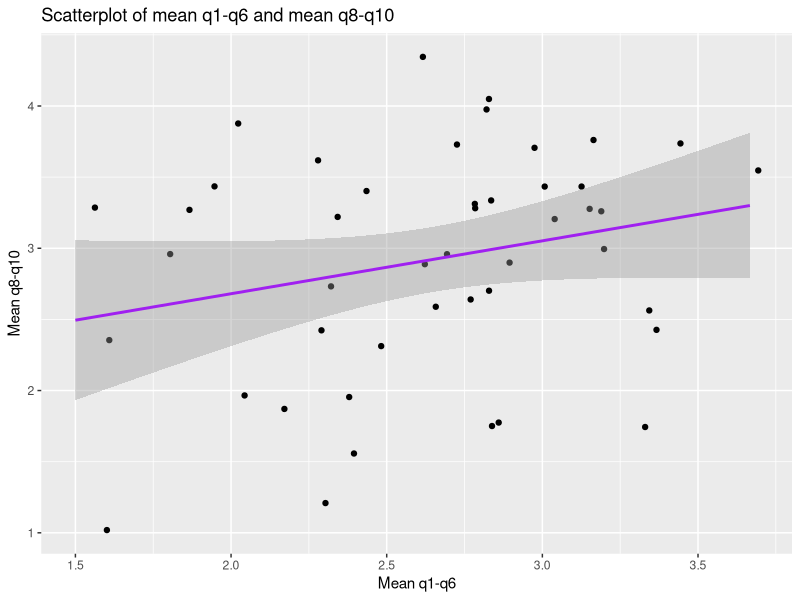

Recreate this plot in R.
## ---- chunk 1
setwd(dirname(rstudioapi::getActiveDocumentContext()$path))
library(tidyverse)
## ---- chunk 2
week8_tbl <-  read.csv(file = "data/week3.csv") |>
  mutate(timeStart = ymd_hms(timeStart),
         timeEnd = ymd_hms(timeStart),
         gender = factor(gender, levels=c("M","F"),
                         labels = c("Male","Female")),
         condition=factor(condition, levels=c("A", "B", "C"),
                           labels=c("Block A", "Block B", "Control")),
         q5= 6 - q5) |> 
  dplyr::filter(q6 == 1)
## ---- chunk 3
week8_tbl %>% select(q1:q6)
(week8_tbl <-  week8_tbl %>% 
  mutate(mean_q1_q6 = rowMeans(select(., q1:q6)),
         mean_q8_q10 = rowMeans(select(., q8:q10)))) %>% 
  ggplot(aes(x=mean_q1_q6, y=mean_q8_q10)) + 
  geom_jitter() + 
  geom_smooth(method = "lm", color = "purple") +
  labs(x="Mean q1-q6",
       y="Mean q8-q10",
       title = "Scatterplot of mean q1-q6 and mean q8-q10")
## ---- chunk 4
cor.test(week8_tbl$mean_q1_q6, week8_tbl$mean_q8_q10)
